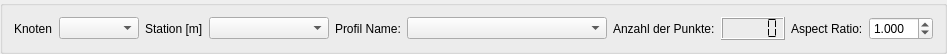
         <widget class="QGroupBox" name="groupBox_4">
          <property name="maximumSize">
           <size>
            <width>16777215</width>
            <height>50</height>
           </size>
          </property>
          <property name="title">
           <string/>
          </property>
          <layout class="QHBoxLayout" name="horizontalLayout">
           <item>
            <widget class="QLabel" name="label">
             <property name="text">
              <string>Knoten</string>
             </property>
            </widget>
           </item>
           <item>
            <widget class="QComboBox" name="knotenNr">
             <property name="minimumSize">
              <size>
               <width>80</width>
               <height>0</height>
              </size>
             </property>
             <property name="maximumSize">
              <size>
               <width>80</width>
               <height>16777215</height>
              </size>
             </property>
             <property name="editable">
              <bool>false</bool>
             </property>
             <property name="maxVisibleItems">
              <number>100</number>
             </property>
            </widget>
           </item>
           <item>
            <widget class="QLabel" name="label_15">
             <property name="text">
              <string>Station [m]</string>
             </property>
            </widget>
           </item>
           <item>
            <widget class="QComboBox" name="station_label">
             <property name="minimumSize">
              <size>
               <width>120</width>
               <height>0</height>
              </size>
             </property>
             <property name="maximumSize">
              <size>
               <width>150</width>
               <height>16777215</height>
              </size>
             </property>
             <property name="editable">
              <bool>false</bool>
             </property>
             <property name="maxVisibleItems">
              <number>100</number>
             </property>
            </widget>
           </item>
           <item>
            <widget class="QLabel" name="label_7">
             <property name="text">
              <string>Profil Name:</string>
             </property>
            </widget>
           </item>
           <item>
            <widget class="QComboBox" name="schnittName_label">
             <property name="minimumSize">
              <size>
               <width>200</width>
               <height>0</height>
              </size>
             </property>
             <property name="maximumSize">
              <size>
               <width>220</width>
               <height>16777215</height>
              </size>
             </property>
             <property name="editable">
              <bool>false</bool>
             </property>
             <property name="maxVisibleItems">
              <number>100</number>
             </property>
            </widget>
           </item>
           <item>
            <widget class="QLabel" name="label_3">
             <property name="font">
              <font>
               <family>Segoe UI</family>
               <pointsize>9</pointsize>
               <underline>false</underline>
              </font>
             </property>
             <property name="text">
              <string>Anzahl der Punkte:</string>
             </property>
            </widget>
           </item>
           <item>
            <widget class="QLCDNumber" name="Punkte_label">
             <property name="font">
              <font>
               <weight>75</weight>
               <bold>true</bold>
              </font>
             </property>
             <property name="segmentStyle">
              <enum>QLCDNumber::Flat</enum>
             </property>
            </widget>
           </item>
           <item>
            <widget class="QLabel" name="label_2">
             <property name="font">
              <font>
               <family>Segoe UI</family>
               <pointsize>9</pointsize>
               <underline>false</underline>
              </font>
             </property>
             <property name="text">
              <string>Aspect Ratio:</string>
             </property>
            </widget>
           </item>
           <item>
            <widget class="QDoubleSpinBox" name="AspectRatio">
             <property name="decimals">
              <number>3</number>
             </property>
             <property name="minimum">
              <double>0.100000000000000</double>
             </property>
             <property name="value">
              <double>1.000000000000000</double>
             </property>
            </widget>
           </item>
          </layout>
         </widget>
